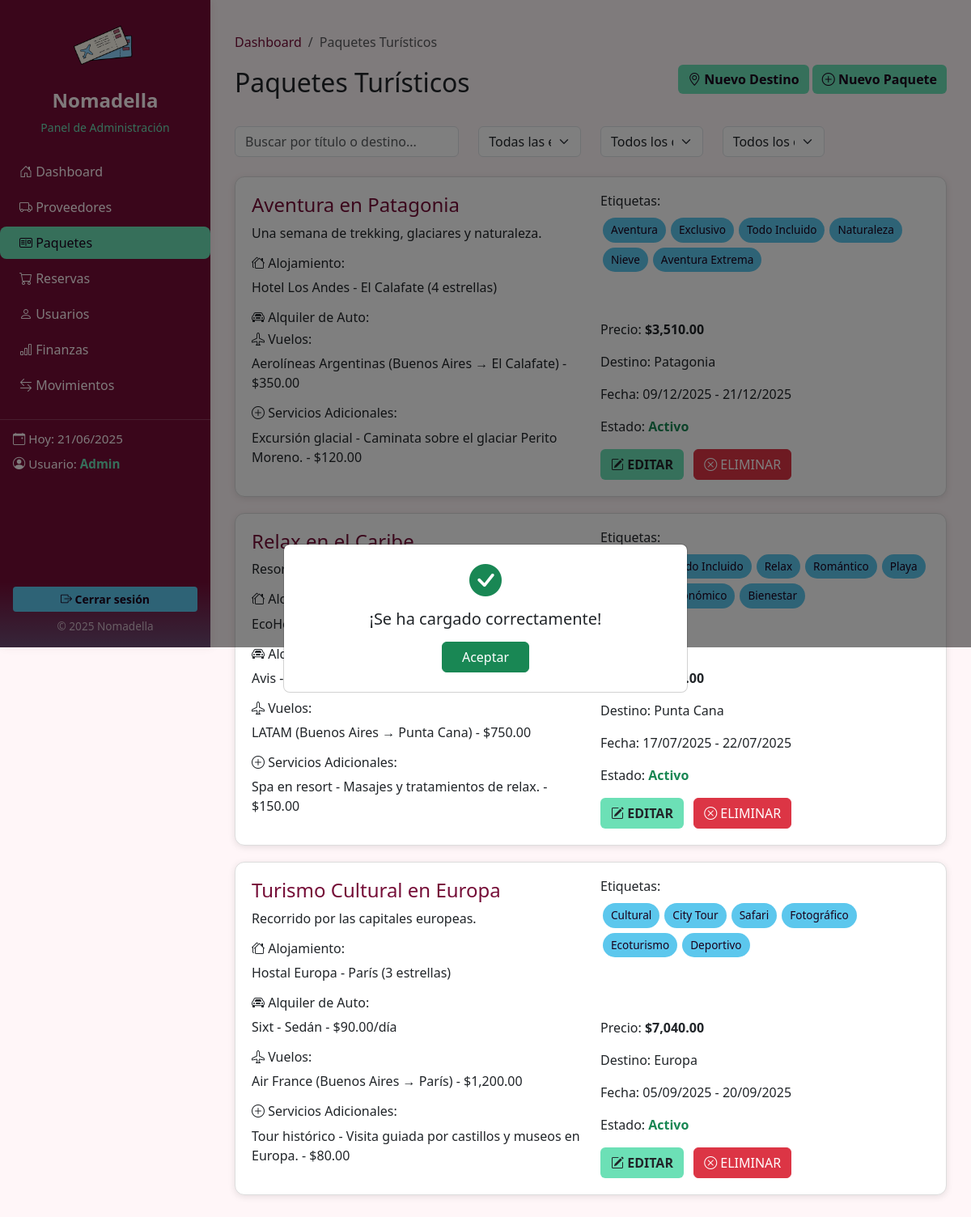
Screenshot of /dashboard/paquetes.php?ok=1 (signed in) with the database file from the repository.
### tables this page shows
CREATE TABLE `paquetes_turisticos` (
  `id_paquete` int(11) NOT NULL,
  `nombre` varchar(200) DEFAULT NULL,
  `descripcion` text DEFAULT NULL,
  `id_destino` int(11) DEFAULT NULL,
  `precio_base` decimal(12,2) DEFAULT NULL,
  `fecha_inicio` date DEFAULT NULL,
  `fecha_fin` date DEFAULT NULL,
  `cupo_disponible` int(11) DEFAULT NULL,
  `destino` varchar(150) DEFAULT NULL,
  `tipo_paquete` varchar(100) DEFAULT NULL,
  `activo` tinyint(1) DEFAULT NULL
);

CREATE TABLE `alojamientos` (
  `id_alojamiento` int(11) NOT NULL,
  `nombre` varchar(200) DEFAULT NULL,
  `direccion` varchar(200) DEFAULT NULL,
  `ciudad` varchar(100) DEFAULT NULL,
  `categoria` varchar(50) DEFAULT NULL,
  `descripcion` text DEFAULT NULL,
  `telefono` varchar(50) DEFAULT NULL,
  `precio_dia` int(11) NOT NULL,
  `email_contacto` varchar(150) DEFAULT NULL,
  `id_proveedor` int(11) DEFAULT NULL,
  `id_destino` int(11) NOT NULL
);

CREATE TABLE `vuelos` (
  `id_vuelo` int(11) NOT NULL,
  `codigo_vuelo` varchar(50) DEFAULT NULL,
  `aerolinea` varchar(100) DEFAULT NULL,
  `origen` varchar(100) DEFAULT NULL,
  `destino` varchar(100) DEFAULT NULL,
  `id_destino` int(11) NOT NULL,
  `fecha_salida` datetime NOT NULL,
  `fecha_llegada` datetime NOT NULL,
  `precio_base` decimal(12,2) DEFAULT NULL
);

CREATE TABLE `servicios_adicionales` (
  `id_servicio` int(11) NOT NULL,
  `nombre` varchar(200) DEFAULT NULL,
  `id_destino` int(11) NOT NULL,
  `ciudad` varchar(100) DEFAULT NULL,
  `descripcion` text DEFAULT NULL,
  `tipo` varchar(100) DEFAULT NULL,
  `precio` decimal(10,2) DEFAULT NULL,
  `id_proveedor` int(11) DEFAULT NULL
);

CREATE TABLE `alquiler_autos` (
  `id_alquiler` int(11) NOT NULL,
  `proveedor` varchar(150) DEFAULT NULL,
  `tipo_vehiculo` varchar(100) DEFAULT NULL,
  `ubicacion_retiro` varchar(150) DEFAULT NULL,
  `id_destino` int(11) NOT NULL,
  `ubicacion_entrega` varchar(150) DEFAULT NULL,
  `precio_por_dia` decimal(10,2) DEFAULT NULL,
  `condiciones` text DEFAULT NULL,
  `id_proveedor` int(11) DEFAULT NULL
);

### dashboard/paquetes.php (the view, shortened to what this page needs)
<?php
include './sidebar.php';
include './conexion.php';
$paquetes = $pdo->query("SELECT * FROM paquetes_turisticos")->fetchAll(PDO::FETCH_ASSOC);
?>
<!DOCTYPE html>
<html lang="es">
<head>
    <link href="https://cdn.jsdelivr.net/npm/bootstrap@5.3.0/dist/css/bootstrap.min.css" rel="stylesheet">
    <link href="https://cdn.jsdelivr.net/npm/bootstrap-icons/font/bootstrap-icons.css" rel="stylesheet">
    <link rel="stylesheet" href="/nomadella/css/apartados.css">
</head>
<body>
    <div class="main-content">
        <nav aria-label="breadcrumb">
            <ol class="breadcrumb">
                <li class="breadcrumb-item"><a href="dashboard.php">Dashboard</a></li>
                <li class="breadcrumb-item active" aria-current="page">Paquetes Turísticos</li>
            </ol>
        </nav>
        <div class="d-flex justify-content-between align-items-center mb-4">
            <h2>Paquetes Turísticos</h2>
            <div>
                <a href="nuevo_destino.php"class="btn btn-primary mb-3" >
                    <i class="bi bi-geo-alt"></i> Nuevo Destino
                </a>
                <a href="nuevo_paquete.php" class="btn btn-primary mb-3">
                    <i class="bi bi-plus-circle"></i> Nuevo Paquete
                </a>
            </div>
        </div>
        <div class="row mb-3">
            <div class="col-md-4 mb-2">
                <input type="text" id="buscador-paquete" class="form-control" placeholder="Buscar por título o destino...">
            </div>
            <div class="col-md-2 mb-2">
                <select id="filtro-etiqueta" class="form-select">
                    <option value="">Todas las etiquetas</option>
                </select>
            </div>
            <div class="col-md-2 mb-2">
                <select id="filtro-destino" class="form-select">
                    <option value="">Todos los destinos</option>
                </select>
            </div>
            <div class="col-md-2 mb-2">
                <select id="filtro-estado" class="form-select">
                    <option value="">Todos los estados</option>
                </select>
            </div>
        </div>
        <div id="paquetes-lista">
            <?php foreach ($paquetes as $paquete): ?>
                <?php
                $id_paquete = $paquete['id_paquete'];
                $stmt = $pdo->prepare("SELECT a.nombre, a.direccion, a.ciudad, a.categoria FROM alojamientos a JOIN paquete_alojamientos pa ON a.id_alojamiento = pa.id_alojamiento WHERE pa.id_paquete = ?");
                $stmt->execute([$id_paquete]);
                $alojamientos = $stmt->fetchAll(PDO::FETCH_ASSOC);
                $stmt = $pdo->prepare("SELECT aa.proveedor, aa.tipo_vehiculo, aa.precio_por_dia FROM alquiler_autos aa JOIN paquete_autos pa ON aa.id_alquiler = pa.id_alquiler WHERE pa.id_paquete = ?");
                $stmt->execute([$id_paquete]);
                $autos = $stmt->fetchAll(PDO::FETCH_ASSOC);
                $stmt = $pdo->prepare("SELECT v.aerolinea, v.origen, v.destino, v.precio_base FROM vuelos v JOIN paquete_vuelos pv ON v.id_vuelo = pv.id_vuelo WHERE pv.id_paquete = ?");
                $stmt->execute([$id_paquete]);
                $vuelos = $stmt->fetchAll(PDO::FETCH_ASSOC);
                $stmt = $pdo->prepare("SELECT s.nombre, s.descripcion, s.precio FROM servicios_adicionales s JOIN paquete_servicios ps ON s.id_servicio = ps.id_servicio WHERE ps.id_paquete = ?");
                $stmt->execute([$id_paquete]);
                $servicios = $stmt->fetchAll(PDO::FETCH_ASSOC);
                $stmt = $pdo->prepare("SELECT e.nombre FROM etiquetas e JOIN paquete_etiquetas pe ON e.id_etiqueta = pe.id_etiqueta WHERE pe.id_paquete = ?");
                $stmt->execute([$id_paquete]);
                $etiquetas = $stmt->fetchAll(PDO::FETCH_COLUMN);
                ?>
                <div class="card-paquete">
                    <div class="row">
                        <div class="col-md-6">
                            <h4 style="color:#750D37"><?= htmlspecialchars($paquete['nombre']) ?></h4>
                            <p><?= htmlspecialchars($paquete['descripcion']) ?></p>
                            <h6><i class="bi bi-houses"></i> Alojamiento:</h6>
                            <?php foreach ($alojamientos as $a): ?>
                                <p> <?= htmlspecialchars($a['nombre']) ?> - <?= htmlspecialchars($a['ciudad']) ?> (<?= htmlspecialchars($a['categoria']) ?>)</p>
                            <?php endforeach; ?>
                            <h6><i class="bi bi-car-front"></i> Alquiler de Auto:</h6>
                            <?php foreach ($autos as $a): ?>
                                <p> <?= htmlspecialchars($a['proveedor']) ?> - <?= htmlspecialchars($a['tipo_vehiculo']) ?> - $<?= number_format($a['precio_por_dia'], 2) ?>/día</p>
                            <?php endforeach; ?>
                            <h6><i class="bi bi-airplane"></i> Vuelos:</h6>
                            <?php foreach ($vuelos as $v): ?>
                                <p> <?= htmlspecialchars($v['aerolinea']) ?> (<?= htmlspecialchars($v['origen']) ?> → <?= htmlspecialchars($v['destino']) ?>) - $<?= number_format($v['precio_base'], 2) ?></p>
                            <?php endforeach; ?>
                            <h6><i class="bi bi-plus-circle"></i> Servicios Adicionales:</h6>
                            <?php foreach ($servicios as $s): ?>
                                <p> <?= htmlspecialchars($s['nombre']) ?> - <?= htmlspecialchars($s['descripcion']) ?> - $<?= number_format($s['precio'], 2) ?></p>
                            <?php endforeach; ?>
                        </div>
                        <div class="col-md-6 d-flex flex-column justify-content-between">
                            <div>
                                <h6>Etiquetas:</h6>
                                <div class="d-flex flex-wrap">
                                    <?php foreach ($etiquetas as $et): ?>
                                        <span class="etiqueta"><?= htmlspecialchars($et) ?></span>
                                    <?php endforeach; ?>
                                </div>
                            </div>
                            <div>
                                <div>
                                    <p>Precio: <b>$<?= number_format($paquete['precio_base'], 2) ?></b></p>
                                    <p>Destino: <?= htmlspecialchars($paquete['destino']) ?></p>
                                    <p>Fecha: <?= date("d/m/Y", strtotime($paquete['fecha_inicio'])) ?> - <?= date("d/m/Y", strtotime($paquete['fecha_fin'])) ?></p>
                                </div>
                                <div>
                                    <p>Estado:
                                        <?php if ($paquete['activo'] == '1'): ?>
                                            <span class="text-success fw-bold">Activo</span>
                                        <?php else: ?>
                                            <span class="text-danger fw-bold">Inactivo</span>
                                        <?php endif; ?>
                                    </p>
                                </div>
                                <a href="editar_paquete.php?id=<?= $id_paquete ?>" class="btn btn-editar"><i class="bi bi-pencil-square"></i> EDITAR</a>
                                <a href="#" class="btn btn-danger ms-2" onclick="confirmarEliminacion(<?= $id_paquete ?>); return false;">
                                    <i class="bi bi-x-circle"></i> ELIMINAR
                                </a>
                            </div>
                        </div>
                    </div>
                </div>
            <?php endforeach; ?>
        </div>
    </div>
    <div class="modal fade" id="modalAbmOk" tabindex="-1" aria-labelledby="modalAbmOkLabel" aria-hidden="true">
      <div class="modal-dialog modal-dialog-centered">
        <div class="modal-content text-center">
          <div class="modal-body py-4">
            <div class="mb-3">
              <i class="bi bi-check-circle-fill text-success" style="font-size:2.5rem;"></i>
            </div>
            <h5 class="mb-3" id="modalAbmOkLabel">¡Operación realizada correctamente!</h5>
            <button type="button" class="btn btn-success px-4" data-bs-dismiss="modal" onclick="location.reload()">Aceptar</button>
          </div>
        </div>
      </div>
    </div>
</body>
</html>

### css/apartados.css (style rules this page uses)
body { background-color: #FFF6F8; font-family: 'Segoe UI', sans-serif; }
.main-content { margin-left: 260px; padding: 40px 30px 30px 30px; min-height: 100vh; }
.breadcrumb-item a { text-decoration: none; color: #750D37; }
.card-paquete { background: #fff; border: 1px solid #ddd; border-radius: 12px; padding: 20px; box-shadow: 0 2px 8px rgba(0, 0, 0, 0.1); margin-bottom: 20px; }
.btn-editar { background-color: #6CE0B6; font-weight: bold; }
.etiqueta { background: #5CC7ED; color: #1A001C; padding: 5px 10px; border-radius: 20px; margin: 3px; display: inline-block; font-size: 0.85em; }
.btn-primary { background: #6CE0B6 !important; border: none; color: #1A001C !important; font-weight: bold; }
.form-select, .form-control { border-radius: 6px; }

### rows the page displays
paquetes_turisticos: nombre "Aventura en Patagonia", descripcion "Una semana de trekking, glaciares y naturaleza.", et "Aventura", et "Exclusivo", et "Todo Incluido", et "Naturaleza", et "Nieve", et "Aventura Extrema", precio_base "3,510.00", destino "Patagonia", fecha_inicio "09/12/2025", fecha_fin "21/12/2025", activo "Activo"
alojamientos: nombre "Hotel Los Andes", ciudad "El Calafate", categoria "4 estrellas"
vuelos: aerolinea "Aerolíneas Argentinas", origen "Buenos Aires", destino "El Calafate", precio_base "350.00"
servicios_adicionales: nombre "Excursión glacial", descripcion "Caminata sobre el glaciar Perito Moreno.", precio "120.00"
paquetes_turisticos: nombre "Relax en el Caribe", descripcion "Resort…", et "Todo Incluido", et "Relax", et "Romántico", et "Playa", et "Gastronómico", et "Bienestar", destino "Punta Cana", fecha_inicio "17/07/2025", fecha_fin "22/07/2025", activo "Activo"
alojamientos: nombre "EcoHotel…"
alquiler_autos: proveedor "Avis"
vuelos: aerolinea "LATAM", origen "Buenos Aires", destino "Punta Cana", precio_base "750.00"
servicios_adicionales: nombre "Spa en resort", descripcion "Masajes y tratamientos de relax.", precio "150.00"
paquetes_turisticos: nombre "Turismo Cultural en Europa", descripcion "Recorrido por las capitales europeas.", et "Cultural", et "City Tour", et "Safari", et "Fotográfico", et "Ecoturismo", et "Deportivo", precio_base "7,040.00", destino "Europa", fecha_inicio "05/09/2025", fecha_fin "20/09/2025", activo "Activo"
alojamientos: nombre "Hostal Europa", ciudad "París", categoria "3 estrellas"
alquiler_autos: proveedor "Sixt", tipo_vehiculo "Sedán", precio_por_dia "90.00"
vuelos: aerolinea "Air France", origen "Buenos Aires", destino "París", precio_base "1,200.00"
servicios_adicionales: nombre "Tour histórico", descripcion "Visita guiada por castillos y museos en Europa.", precio "80.00"
